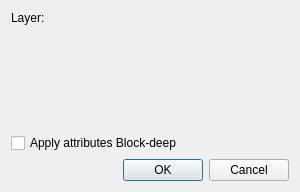
<?xml version="1.0" encoding="UTF-8"?>
<ui version="4.0">
 <class>QG_DlgAttributes</class>
 <widget class="QDialog" name="QG_DlgAttributes">
  <property name="geometry">
   <rect>
    <x>0</x>
    <y>0</y>
    <width>300</width>
    <height>192</height>
   </rect>
  </property>
  <property name="sizePolicy">
   <sizepolicy hsizetype="MinimumExpanding" vsizetype="MinimumExpanding">
    <horstretch>0</horstretch>
    <verstretch>0</verstretch>
   </sizepolicy>
  </property>
  <property name="minimumSize">
   <size>
    <width>0</width>
    <height>0</height>
   </size>
  </property>
  <property name="windowTitle">
   <string>Attributes</string>
  </property>
  <layout class="QVBoxLayout">
   <item>
    <layout class="QHBoxLayout">
     <item>
      <layout class="QVBoxLayout">
       <item>
        <layout class="QHBoxLayout">
         <item>
          <widget class="QLabel" name="lLayer">
           <property name="sizePolicy">
            <sizepolicy hsizetype="Preferred" vsizetype="Preferred">
             <horstretch>0</horstretch>
             <verstretch>0</verstretch>
            </sizepolicy>
           </property>
           <property name="text">
            <string>Layer:</string>
           </property>
           <property name="wordWrap">
            <bool>false</bool>
           </property>
          </widget>
         </item>
         <item>
          <widget class="QG_LayerBox" name="cbLayer" native="true">
           <property name="toolTip">
            <string>Layer to apply</string>
           </property>
          </widget>
         </item>
        </layout>
       </item>
       <item>
        <widget class="QG_WidgetPen" name="wPen" native="true">
         <property name="sizePolicy">
          <sizepolicy hsizetype="MinimumExpanding" vsizetype="MinimumExpanding">
           <horstretch>0</horstretch>
           <verstretch>0</verstretch>
          </sizepolicy>
         </property>
         <property name="toolTip">
          <string>Pen attributes</string>
         </property>
        </widget>
       </item>
       <item>
        <widget class="QCheckBox" name="cbBlockDeep">
         <property name="toolTip">
          <string>Apply attributes also to all sub-entities of selected INSERT.
This recursively modifies all entities of the Block itself.</string>
         </property>
         <property name="text">
          <string>Apply attributes Block-deep</string>
         </property>
        </widget>
       </item>
      </layout>
     </item>
    </layout>
   </item>
   <item>
    <widget class="QDialogButtonBox" name="buttonBox">
     <property name="standardButtons">
      <set>QDialogButtonBox::Cancel|QDialogButtonBox::Ok</set>
     </property>
    </widget>
   </item>
  </layout>
 </widget>
 <layoutdefault spacing="6" margin="11"/>
 <customwidgets>
  <customwidget>
   <class>QG_WidgetPen</class>
   <extends>QWidget</extends>
   <header>qg_widgetpen.h</header>
  </customwidget>
  <customwidget>
   <class>QG_LayerBox</class>
   <extends>QWidget</extends>
   <header>qg_layerbox.h</header>
  </customwidget>
 </customwidgets>
 <resources/>
 <connections>
  <connection>
   <sender>buttonBox</sender>
   <signal>accepted()</signal>
   <receiver>QG_DlgAttributes</receiver>
   <slot>accept()</slot>
   <hints>
    <hint type="sourcelabel">
     <x>149</x>
     <y>175</y>
    </hint>
    <hint type="destinationlabel">
     <x>20</x>
     <y>20</y>
    </hint>
   </hints>
  </connection>
  <connection>
   <sender>buttonBox</sender>
   <signal>rejected()</signal>
   <receiver>QG_DlgAttributes</receiver>
   <slot>reject()</slot>
   <hints>
    <hint type="sourcelabel">
     <x>149</x>
     <y>175</y>
    </hint>
    <hint type="destinationlabel">
     <x>20</x>
     <y>20</y>
    </hint>
   </hints>
  </connection>
 </connections>
</ui>
